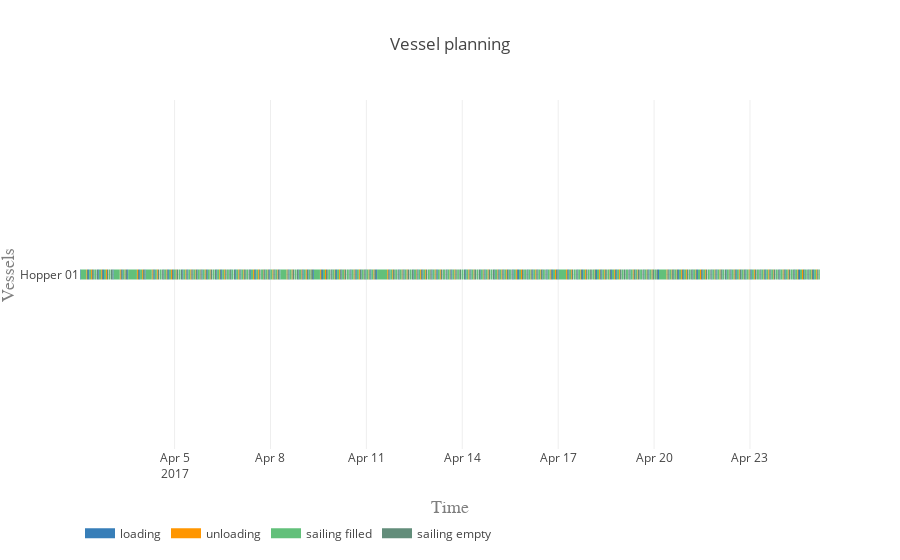

This figure's notebook cell:
### Code cell
plot.vessel_planning(vessels, activities, colors)

### Figure 1 — Plotly figure (JSON) as saved in the notebook; plotly's stock layout.template omitted (floating-point values rounded to 4 significant figures; data arrays with more than 128 entries replaced by an {"elided": "..."} marker saying what was removed)
{"data": [{"connectgaps": false, "hoverinfo": "y+name", "line": {"color": "rgb(55,126,184)", "width": 10}, "mode": "lines", "name": "loading", "type": "scatter", "uid": "5664ada4-0197-4abe-8844-94627d4a3c2d", "x": {"elided": "720 str values"}, "y": {"elided": "720 str values"}}, {"connectgaps": false, "hoverinfo": "y+name", "line": {"color": "rgb(255,150,0)", "width": 10}, "mode": "lines", "name": "unloading", "type": "scatter", "uid": "295e3a50-59b8-4df5-9640-f47e226a4cd0", "x": {"elided": "720 str values"}, "y": {"elided": "720 str values"}}, {"connectgaps": false, "hoverinfo": "y+name", "line": {"color": "rgb(98, 192, 122)", "width": 10}, "mode": "lines", "name": "sailing filled", "type": "scatter", "uid": "271b63f8-937d-45e3-92cd-ad0c15f0959c", "x": {"elided": "720 str values"}, "y": {"elided": "720 str values"}}, {"connectgaps": false, "hoverinfo": "y+name", "line": {"color": "rgb(98, 141, 122)", "width": 10}, "mode": "lines", "name": "sailing empty", "type": "scatter", "uid": "bbc4d569-3c17-42e9-9c71-db7dda7186f1", "x": {"elided": "715 str values"}, "y": {"elided": "715 str values"}}], "layout": {"hovermode": "closest", "legend": {"orientation": "h", "x": 0, "y": -0.2}, "title": {"text": "Vessel planning"}, "xaxis": {"range": ["2017-04-02 01:00:00", "2017-04-25 04:33:58.483431"], "title": {"font": {"color": "#7f7f7f", "family": "Courier New, monospace", "size": 18}, "text": "Time"}}, "yaxis": {"title": {"font": {"color": "#7f7f7f", "family": "Courier New, monospace", "size": 18}, "text": "Vessels"}}}}
